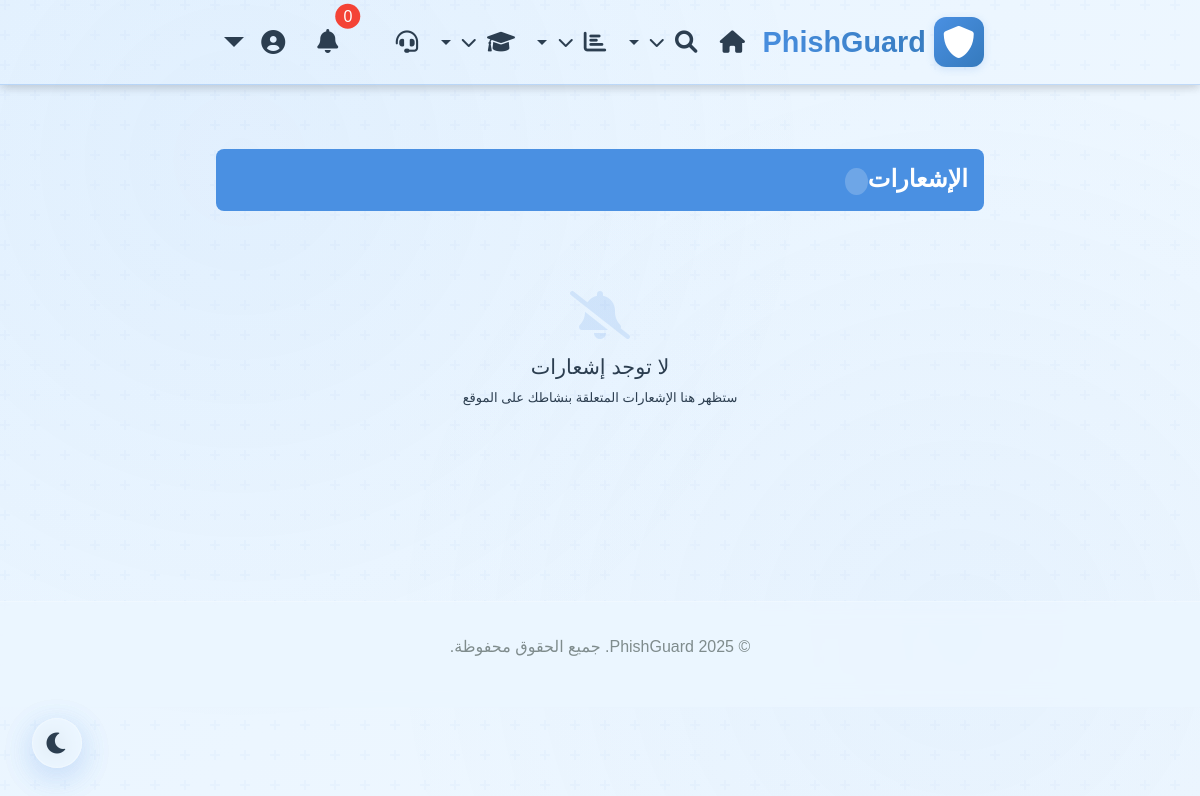
The app's page /notifications (signed in), older data.
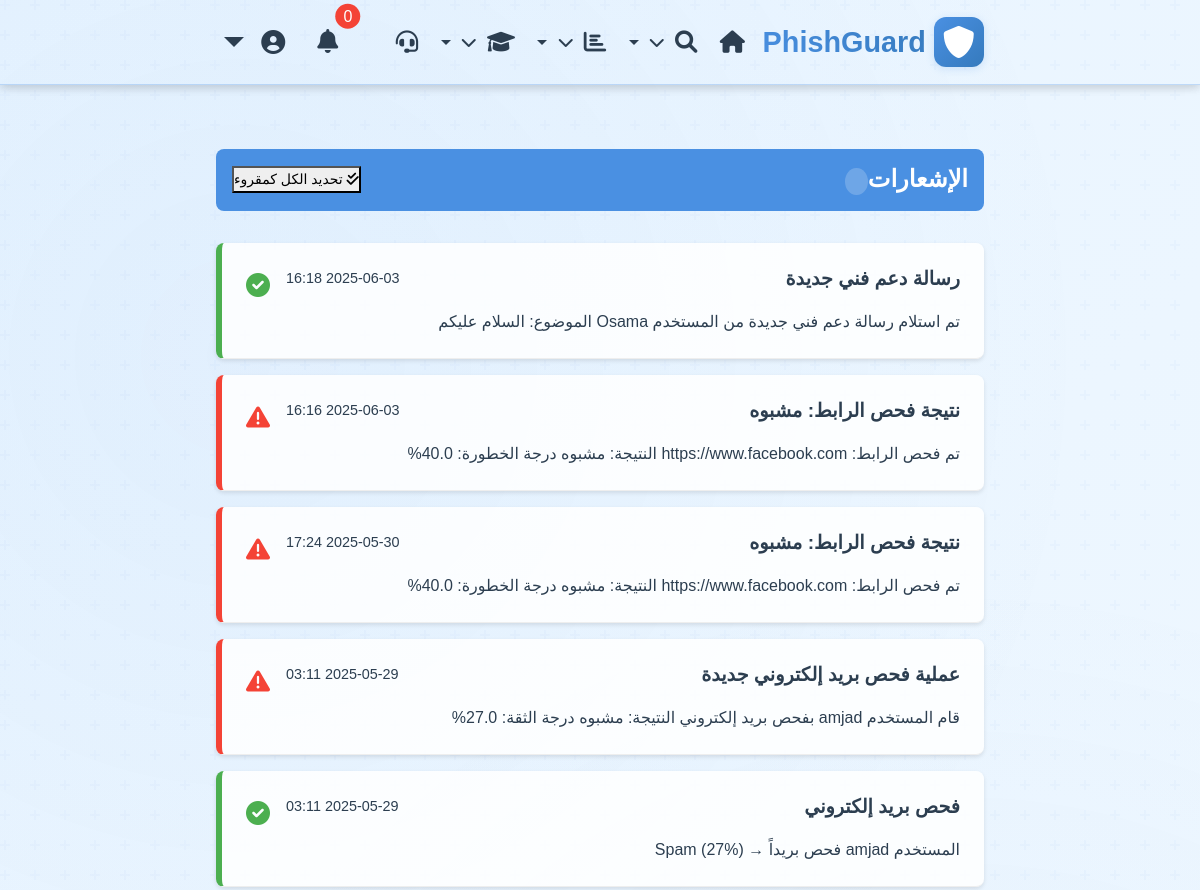
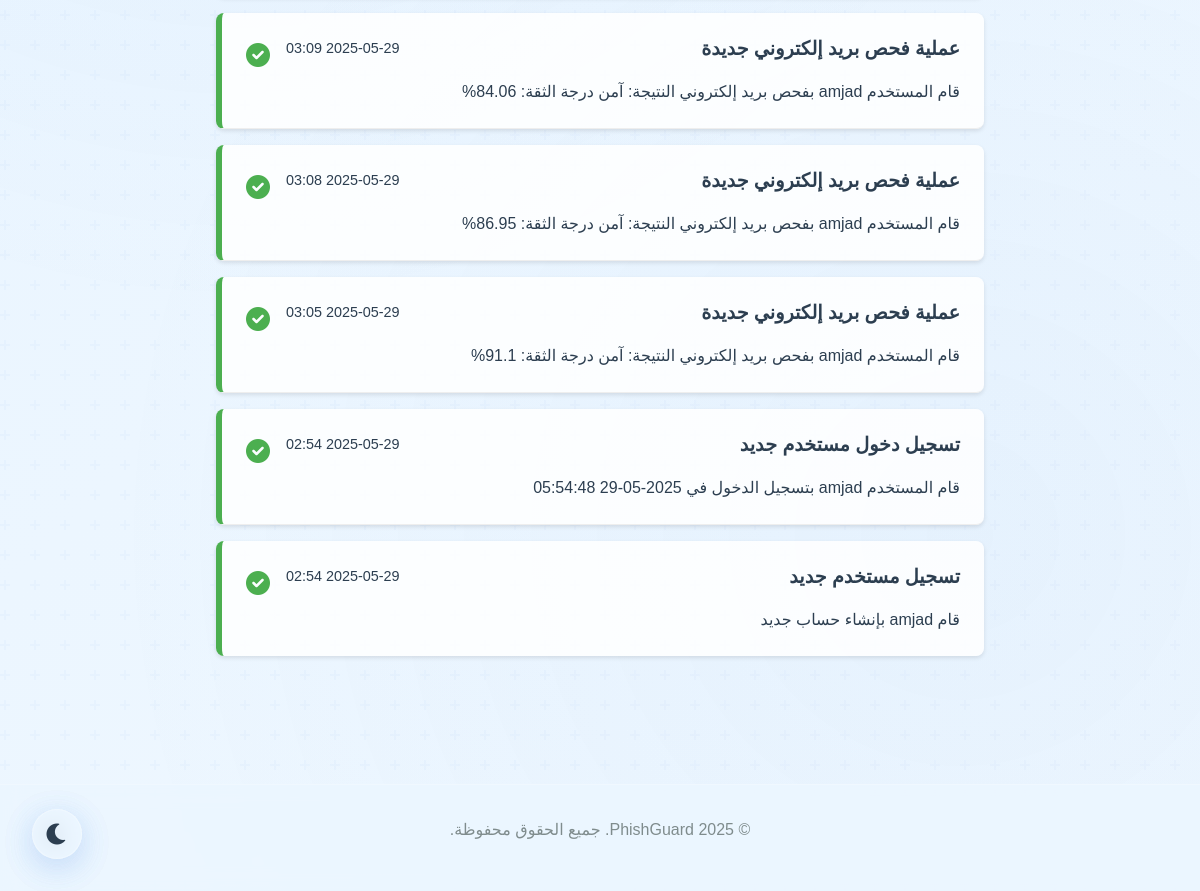
The same page, newer data (2 pictures, top to bottom).
### app.py (models this page shows, shortened)
class Notification(db.Model):
    id = db.Column(db.Integer, primary_key=True)
    user_id = db.Column(db.Integer, db.ForeignKey('user.id'), nullable=False)
    title = db.Column(db.String(100), nullable=False)
    message = db.Column(db.Text, nullable=False)
    type = db.Column(db.String(20), default='system')  # system, threat, scan, security
    is_read = db.Column(db.Boolean, default=False)
    created_at = db.Column(db.DateTime, default=datetime.utcnow)
    reference_id = db.Column(db.Integer)  # للإشارة إلى عنصر مرتبط (مثل رسالة دعم فني)

### app.py (the view)
@app.route('/notifications')
@login_required
def notifications():
    page = request.args.get('page', 1, type=int)
    per_page = 10
    notifications = Notification.query.filter_by(user_id=session['user_id']).order_by(
        Notification.created_at.desc()
    ).paginate(page=page, per_page=per_page)
    unread = Notification.query.filter_by(user_id=session['user_id'], is_read=False).all()
    for notification in unread:
        notification.is_read = True
    db.session.commit()
    return render_template('notifications.html', notifications=notifications)

### app.py (called while the page is built)
@app.before_request
def check_models():
    global _models_checked
    if not _models_checked:
        if url_model is None:
            logger.error("URL model not loaded - URL scanning will not work!")
            flash("تحذير: نموذج فحص الروابط غير متوفر. بعض الوظائف قد لا تعمل.", "warning")
        _models_checked = True

def login_required(f):
    @wraps(f)
    def decorated_function(*args, **kwargs):
        if 'user_id' not in session:
            flash('يرجى تسجيل الدخول للوصول إلى هذه الصفحة', 'warning')
            return redirect(url_for('login', next=request.url))
        return f(*args, **kwargs)
    return decorated_function

@app.context_processor
def utility_processor():
    return {
        'User': User
    }

@app.context_processor
def inject_support_data():
    if 'user_id' in session:
        user = db.session.get(User, session['user_id'])
        if user and user.is_admin:
            latest_messages = SupportMessage.query.order_by(
                SupportMessage.created_at.desc()
            ).limit(5).all()
            pending_count = SupportMessage.query.filter_by(status='pending').count()
            return {
                'latest_support_messages': latest_messages,
                'support_messages_count': pending_count
            }
    return {}

### templates/notifications.html (shortened to what this page needs)
{% extends "base.html" %}
{% block content %}
<div class="notifications-container">
    <div class="notifications-header">
        <h1>الإشعارات <span class="notifications-count">{{ unread_count }}</span></h1>
        {% if notifications.items|length > 0 %}
        <button class="mark-all-btn" onclick="markAllAsRead()">
            <i class="fas fa-check-double"></i> تحديد الكل كمقروء
        </button>
        {% endif %}
    </div>
    <div class="notification-list">
        {% if notifications.items|length > 0 %}
            {% for notification in notifications.items %}
                {% set text = (notification.title ~ ' ' ~ notification.message)|lower %}
                {% if 'مشبوه' in text %}
                    {% set color = 'red' %}
                {% elif 'يحتاج مراجعة' in text %}
                    {% set color = 'yellow' %}
                {% else %}
                    {% set color = 'green' %}
                {% endif %}
                <div class="notification-item {{ color }} {{ 'unread' if not notification.is_read }}">
                    <span class="notification-icon {{ color }}">
                        {% if color == 'red' %}<i class="fas fa-exclamation-triangle"></i>
                        {% elif color == 'yellow' %}<i class="fas fa-exclamation-circle"></i>
                        {% else %}<i class="fas fa-check-circle"></i>{% endif %}
                    </span>
                    <div class="notification-header">
                        <h3 class="notification-title">{{ notification.title }}</h3>
                        <time class="notification-time" title="{{ notification.created_at }}">
                            {{ notification.created_at.strftime('%Y-%m-%d %H:%M') }}
                        </time>
                    </div>
                    <p class="notification-message">{{ notification.message }}</p>
                </div>
            {% endfor %}
        {% else %}
            <div class="no-notifications">
                <i class="fas fa-bell-slash"></i>
                <h3>لا توجد إشعارات</h3>
                <p>ستظهر هنا الإشعارات المتعلقة بنشاطك على الموقع</p>
            </div>
        {% endif %}
    </div>
</div>
{% endblock %}

### templates/base.html (shortened to what this page needs)
<!DOCTYPE html>
<html lang="ar" dir="rtl" data-theme="light">
<head>
    <link rel="stylesheet" href="https://cdn.jsdelivr.net/npm/bootstrap@5.3.0/dist/css/bootstrap.rtl.min.css">
    <link rel="stylesheet" href="https://cdnjs.cloudflare.com/ajax/libs/font-awesome/6.0.0/css/all.min.css">
    <link rel="stylesheet" href="{{ url_for('static', filename='css/style.css') }}">
    <link rel="stylesheet" href="{{ url_for('static', filename='css/navbar.css') }}">
    <link rel="stylesheet" href="{{ url_for('static', filename='css/admin.css') }}">
</head>
<body>
    <button class="theme-toggle" onclick="toggleTheme()" aria-label="تبديل الوضع المظلم">
        <i class="fas fa-moon"></i>
    </button>
    <nav class="navbar">
        {% include 'navbar.html' %}
    </nav>
    <main class="main-content">
        {% block content %}{% endblock %}
    </main>
    <footer class="footer">
        <div class="container">
            <p>&copy; 2025 PhishGuard. جميع الحقوق محفوظة.</p>
        </div>
    </footer>
</body>
</html>

### templates/navbar.html (shortened to what this page needs)
<button class="theme-toggle" onclick="toggleTheme()" aria-label="تبديل الوضع المظلم">
    <i class="fas fa-moon"></i>
</button>
<nav class="navbar">
    <div class="nav-container">
        <a href="/" class="nav-brand">
            <div class="brand-icon">
                <i class="fas fa-shield-alt"></i>
            </div>
            <span class="brand-text">PhishGuard</span>
        </a>
        <div class="nav-links">
            <a href="/" class="nav-link {{ 'active' if request.endpoint == 'index' }}">
                <i class="fas fa-home"></i>
            </a>
            <div class="nav-item dropdown">
                <button class="nav-link dropdown-toggle {{ 'active' if request.endpoint in ['url_check', 'email_check', 'file_check', 'password_strength'] }}">
                    <i class="fas fa-search"></i>
                    <i class="fas fa-chevron-down"></i>
                </button>
            </div>
            <div class="nav-item dropdown">
                <button class="nav-link dropdown-toggle {{ 'active' if request.endpoint in ['analysis_summary', 'detected_threats', 'scan_statistics'] }}">
                    <i class="fas fa-chart-bar"></i>
                    <i class="fas fa-chevron-down"></i>
                </button>
            </div>
            <div class="nav-item dropdown">
                <button class="nav-link dropdown-toggle {{ 'active' if request.endpoint in ['phishing_guide', 'best_practices', 'security_awareness', 'educational_videos'] }}">
                    <i class="fas fa-graduation-cap"></i>
                    <i class="fas fa-chevron-down"></i>
                </button>
            </div>
            <a href="/support" class="nav-link {{ 'active' if request.endpoint == 'support' }}">
                <i class="fas fa-headset"></i>
            </a>
        </div>
        <div class="nav-actions">
            {% if 'user_id' in session %}
            <div class="nav-item dropdown notifications-dropdown-container">
                <button class="notification-btn" onclick="toggleNotifications(event)">
                    <i class="fas fa-bell"></i>
                    <span class="notification-badge">0</span>
                </button>
            </div>
            <div class="nav-item dropdown">
                <button class="profile-btn dropdown-toggle">
                    <i class="fas fa-user-circle"></i>
                </button>
            </div>
            {% endif %}
        </div>
    </div>
</nav>

### static/css/navbar.css (style rules this page uses)
.dropdown { position: relative; display: inline-block; }
.profile-btn { background: none; border: none; padding: 8px; cursor: pointer; color: var(--text-color); border-radius: 50%; transition: background-color 0.2s; }
.profile-btn i { font-size: 24px; }
.notifications-dropdown-container { position: relative; }
.notification-btn { background: none; border: none; padding: 8px; cursor: pointer; color: var(--text-color); border-radius: 50%; transition: background-color 0.2s; position: relative; }
.notification-badge { position: absolute; top: 0; right: 0; background-color: var(--danger-color); color: white; border-radius: 50%; padding: 2px 6px; font-size: 12px; min-width: 18px; text-align: center; }
.notifications-header { display: flex; justify-content: space-between; align-items: center; padding: 12px 16px; border-bottom: 1px solid var(--border-color); }

### templates/notifications.html (style rules this page uses)
.notifications-container { max-width:800px; margin:2rem auto; padding:0 1rem; }
.notifications-header { display:flex; justify-content:space-between; align-items:center; margin-bottom:2rem; background:var(--primary-color); padding:1rem; border-radius:8px; }
.notifications-header h1 { color:#fff; font-size:1.5rem; margin:0; font-weight:600; }
.notifications-count { background:rgba(255,255,255,0.2); color:#fff; border-radius:50%; padding:0.3rem 0.7rem; font-size:1rem; }
.notification-list { display:flex; flex-direction:column; gap:1rem; }
.notification-item { background:var(--card-bg); border-radius:8px; padding:1.5rem 1.5rem 1.5rem 4rem; position:relative; border-left:6px solid transparent; box-shadow:0 2px 4px rgba(0,0,0,0.1); }
.notification-item.red { border-left-color:#f44336; }
.notification-item.green { border-left-color:#4caf50; }
.notification-icon { position:absolute; top:1.5rem; left:1.5rem; font-size:1.5rem; }
.notification-icon.red { color:#f44336; }
.notification-icon.green { color:#4caf50; }
.notification-header { display:flex; justify-content:space-between; align-items:center; margin-bottom:1rem; }
.notification-title { margin:0; font-size:1.2rem; color:var(--text-color); font-weight:600; }
.notification-time { font-size:0.9rem; color:var(--text-color-light); }
.notification-message { margin:0; font-size:1rem; color:var(--text-color); line-height:1.5; }

### templates/navbar.html (style rules this page uses)
.nav-container { display: flex; align-items: center; justify-content: space-between; padding: 1rem 2rem; max-width: 1400px; margin: 0 auto; height: 100%; }
.nav-brand { display: flex; align-items: center; gap: 0.5rem; text-decoration: none; color: var(--text-color); margin-left: 1rem; height: 100%; padding: 0.5rem 0; }
.brand-text { font-size: 1.8rem; font-weight: 600; }
.brand-icon i { font-size: 2rem; }
.nav-links { display: flex; align-items: center; gap: 0.3rem; margin-right: auto; margin-left: 1rem; height: 100%; }
.nav-link { display: flex; align-items: center; gap: 0.4rem; padding: 1rem 0.8rem; text-decoration: none; color: var(--text-color); position: relative; font-size: 1.2rem; height: 100%; transition: all 0.3s ease; white-space: nowrap; }
.nav-link i { font-size: 1.4rem; }
.nav-actions { display: flex; align-items: center; gap: 1rem; margin-right: 1rem; height: 100%; }
.dropdown { position: relative; }
.navbar { background: var(--nav-bg); border-bottom: 1px solid var(--border-color); position: fixed; top: 0; left: 0; right: 0; z-index: 1000; padding: 0; height: 85px; box-shadow: 0 2px 10px rgba(0, 0, 0, 0.1); }
@media (max-width: 1200px) { .nav-container { padding: 0.8rem 1rem; } }
@media (max-width: 1200px) { .nav-brand { margin-left: 0.5rem; } }
@media (max-width: 1200px) { .nav-links { margin-left: 0.5rem; gap: 0.2rem; } }
@media (max-width: 1200px) { .nav-link { padding: 0.8rem 0.6rem; } }
.notifications-dropdown-container { margin-right: 1rem; }
.notification-badge { position: absolute; top: -5px; right: -8px; background: #f44336; color: white; border-radius: 50%; width: 25px; height: 25px; font-size: 16px; display: flex; align-items: center; justify-content: center; }
.nav-container { display: flex; align-items: center; justify-content: space-between; padding: 1rem 2rem; max-width: 1400px; margin: 0 auto; }

Row changes from the older to the newer data that the page shows:
added Notification: title "رسالة دعم فني جديدة", created_at "2025-06-03 16:18", message "تم استلام رسالة دعم فني جديدة من المستخدم Osama الموضوع: السلام عليكم"
added Notification: title "نتيجة فحص الرابط: مشبوه", created_at "2025-06-03 16:16", message "تم فحص الرابط: https://www.facebооk.com النتيجة: مشبوه درجة الخطورة: 40.0%"
added Notification: title "نتيجة فحص الرابط: مشبوه", created_at "2025-05-30 17:24", message "تم فحص الرابط: https://www.facebооk.com النتيجة: مشبوه درجة الخطورة: 40.0%"
added Notification: title "عملية فحص بريد إلكتروني جديدة", created_at "2025-05-29 03:11", message "قام المستخدم amjad بفحص بريد إلكتروني النتيجة: مشبوه درجة الثقة: 27.0%"
added Notification: title "فحص بريد إلكتروني", created_at "2025-05-29 03:11", message "المستخدم amjad فحص بريداً → Spam (27%)"
added Notification: title "عملية فحص بريد إلكتروني جديدة", created_at "2025-05-29 03:09", message "قام المستخدم amjad بفحص بريد إلكتروني النتيجة: آمن درجة الثقة: 84.06%"
added Notification: title "عملية فحص بريد إلكتروني جديدة", created_at "2025-05-29 03:08", message "قام المستخدم amjad بفحص بريد إلكتروني النتيجة: آمن درجة الثقة: 86.95%"
added Notification: title "عملية فحص بريد إلكتروني جديدة", created_at "2025-05-29 03:05", message "قام المستخدم amjad بفحص بريد إلكتروني النتيجة: آمن درجة الثقة: 91.1%"
added Notification: title "تسجيل دخول مستخدم جديد", created_at "2025-05-29 02:54", message "قام المستخدم amjad بتسجيل الدخول في 2025-05-29 05:54:48"
added Notification: title "تسجيل مستخدم جديد", created_at "2025-05-29 02:54", message "قام amjad بإنشاء حساب جديد"
Text that changed along with them:
text no longer shown: "لا توجد إشعارات ستظهر هنا الإشعارات المتعلقة بنشاطك على الموقع"
text now shown: "تحديد الكل كمقروء"
